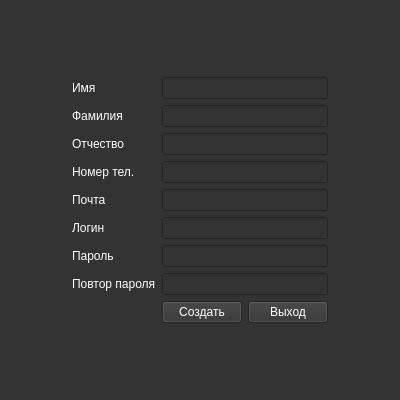
<?xml version="1.0" encoding="UTF-8"?>
<ui version="4.0">
 <class>RegistrationWindow</class>
 <widget class="QMainWindow" name="RegistrationWindow">
  <property name="geometry">
   <rect>
    <x>0</x>
    <y>0</y>
    <width>400</width>
    <height>400</height>
   </rect>
  </property>
  <property name="minimumSize">
   <size>
    <width>400</width>
    <height>400</height>
   </size>
  </property>
  <property name="maximumSize">
   <size>
    <width>400</width>
    <height>400</height>
   </size>
  </property>
  <property name="windowTitle">
   <string>RegistrationWindow</string>
  </property>
  <property name="styleSheet">
   <string notr="true">background-color: #333333;
color: #ffffff;</string>
  </property>
  <widget class="QWidget" name="centralwidget">
   <layout class="QGridLayout" name="gridLayout">
    <item row="0" column="1">
     <spacer name="verticalSpacer_2">
      <property name="orientation">
       <enum>Qt::Vertical</enum>
      </property>
      <property name="sizeHint" stdset="0">
       <size>
        <width>20</width>
        <height>150</height>
       </size>
      </property>
     </spacer>
    </item>
    <item row="1" column="1">
     <widget class="QLabel" name="label_name">
      <property name="text">
       <string>Имя</string>
      </property>
     </widget>
    </item>
    <item row="1" column="2" colspan="2">
     <widget class="QLineEdit" name="lineEdit_name"/>
    </item>
    <item row="2" column="1">
     <widget class="QLabel" name="label_surname">
      <property name="text">
       <string>Фамилия</string>
      </property>
     </widget>
    </item>
    <item row="2" column="2" colspan="2">
     <widget class="QLineEdit" name="lineEdit_lastName"/>
    </item>
    <item row="3" column="1">
     <widget class="QLabel" name="label_middleName">
      <property name="text">
       <string>Отчество</string>
      </property>
     </widget>
    </item>
    <item row="3" column="2" colspan="2">
     <widget class="QLineEdit" name="lineEdit_middleName"/>
    </item>
    <item row="4" column="0">
     <spacer name="horizontalSpacer">
      <property name="orientation">
       <enum>Qt::Horizontal</enum>
      </property>
      <property name="sizeHint" stdset="0">
       <size>
        <width>90</width>
        <height>20</height>
       </size>
      </property>
     </spacer>
    </item>
    <item row="4" column="1">
     <widget class="QLabel" name="label_phoneNumber">
      <property name="text">
       <string>Номер тел.</string>
      </property>
     </widget>
    </item>
    <item row="4" column="2" colspan="2">
     <widget class="QLineEdit" name="lineEdit_phoneNumber"/>
    </item>
    <item row="4" column="4">
     <spacer name="horizontalSpacer_2">
      <property name="orientation">
       <enum>Qt::Horizontal</enum>
      </property>
      <property name="sizeHint" stdset="0">
       <size>
        <width>90</width>
        <height>20</height>
       </size>
      </property>
     </spacer>
    </item>
    <item row="5" column="1">
     <widget class="QLabel" name="label_mail">
      <property name="layoutDirection">
       <enum>Qt::LeftToRight</enum>
      </property>
      <property name="autoFillBackground">
       <bool>false</bool>
      </property>
      <property name="text">
       <string>Почта</string>
      </property>
     </widget>
    </item>
    <item row="5" column="2" colspan="2">
     <widget class="QLineEdit" name="lineEdit_mail"/>
    </item>
    <item row="6" column="1">
     <widget class="QLabel" name="label_login">
      <property name="text">
       <string>Логин</string>
      </property>
     </widget>
    </item>
    <item row="6" column="2" colspan="2">
     <widget class="QLineEdit" name="lineEdit_login"/>
    </item>
    <item row="7" column="1">
     <widget class="QLabel" name="label_password">
      <property name="text">
       <string>Пароль</string>
      </property>
     </widget>
    </item>
    <item row="7" column="2" colspan="2">
     <widget class="QLineEdit" name="lineEdit_password"/>
    </item>
    <item row="8" column="1">
     <widget class="QLabel" name="label_password_2">
      <property name="text">
       <string>Повтор пароля</string>
      </property>
     </widget>
    </item>
    <item row="8" column="2" colspan="2">
     <widget class="QLineEdit" name="lineEdit_password_2"/>
    </item>
    <item row="9" column="2">
     <widget class="QPushButton" name="pushButton_create">
      <property name="text">
       <string>Создать</string>
      </property>
     </widget>
    </item>
    <item row="9" column="3">
     <widget class="QPushButton" name="pushButton_exit">
      <property name="text">
       <string>Выход</string>
      </property>
     </widget>
    </item>
    <item row="10" column="2">
     <spacer name="verticalSpacer">
      <property name="orientation">
       <enum>Qt::Vertical</enum>
      </property>
      <property name="sizeHint" stdset="0">
       <size>
        <width>20</width>
        <height>150</height>
       </size>
      </property>
     </spacer>
    </item>
   </layout>
  </widget>
 </widget>
 <resources/>
 <connections/>
</ui>
